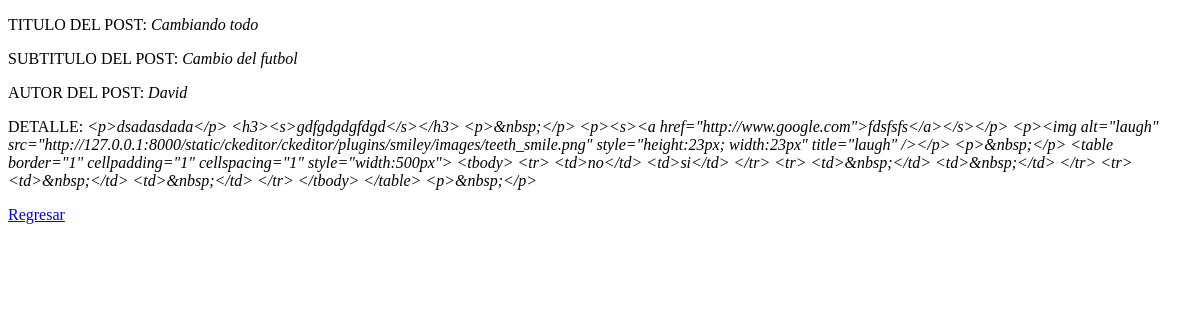
/AppHome/DetallePost/1/, run on an earlier commit of the app's database.
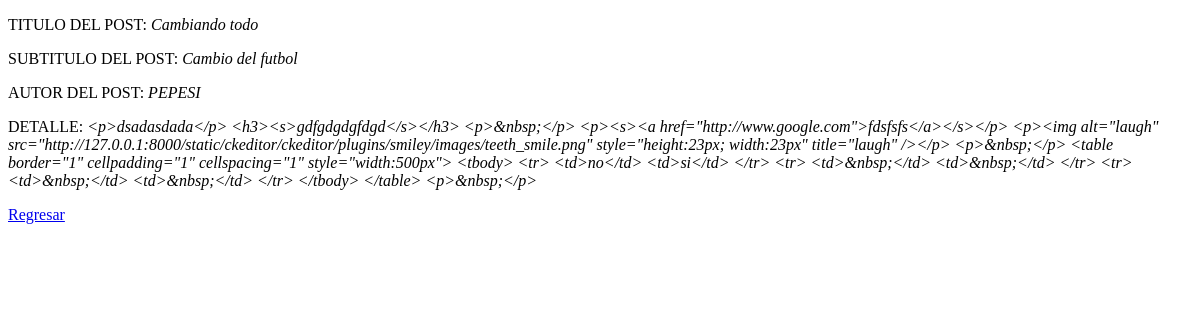
And on a later commit of the database.
### AppHome/models.py (models this page shows, shortened)
class Post(models.Model):
    Fecha= models.DateField()
    Autor= models.CharField(max_length=30)
    Titulo= models.CharField(max_length=20)
    Subtitulo= models.CharField(max_length=40)
    Cuerpo= RichTextField()

### AppHome/views.py (the view)
# urls.py: path("DetallePost/<pk>/", views.PostDetalle.as_view(), name = 'Detalle'),
class PostDetalle(DeleteView):
    model = Post
    template_name = "AppHome/DetallePost.html"

### AppHome/templates/AppHome/DetallePost.html (shortened to what this page needs)
<!DOCTYPE html>
<html lang="en">
<head>
</head>
<body>
    <p>TITULO DEL POST: <i>{{ post.Titulo }}</i></p>
    <p>SUBTITULO DEL POST: <i>{{ post.Subtitulo }}</i></p>
    <p>AUTOR DEL POST: <i>{{ post.Autor }}</i></p>
    <p>DETALLE: <i>{{ post.Cuerpo }}</i></p>
    <p>
        <a href="{% url 'Lista' %}">Regresar</a>
    </p>
</body>
</html>

What changed in the data, as far as the page shows it:
changed Post "Cambiando todo": Autor "David" → "PEPESI"
